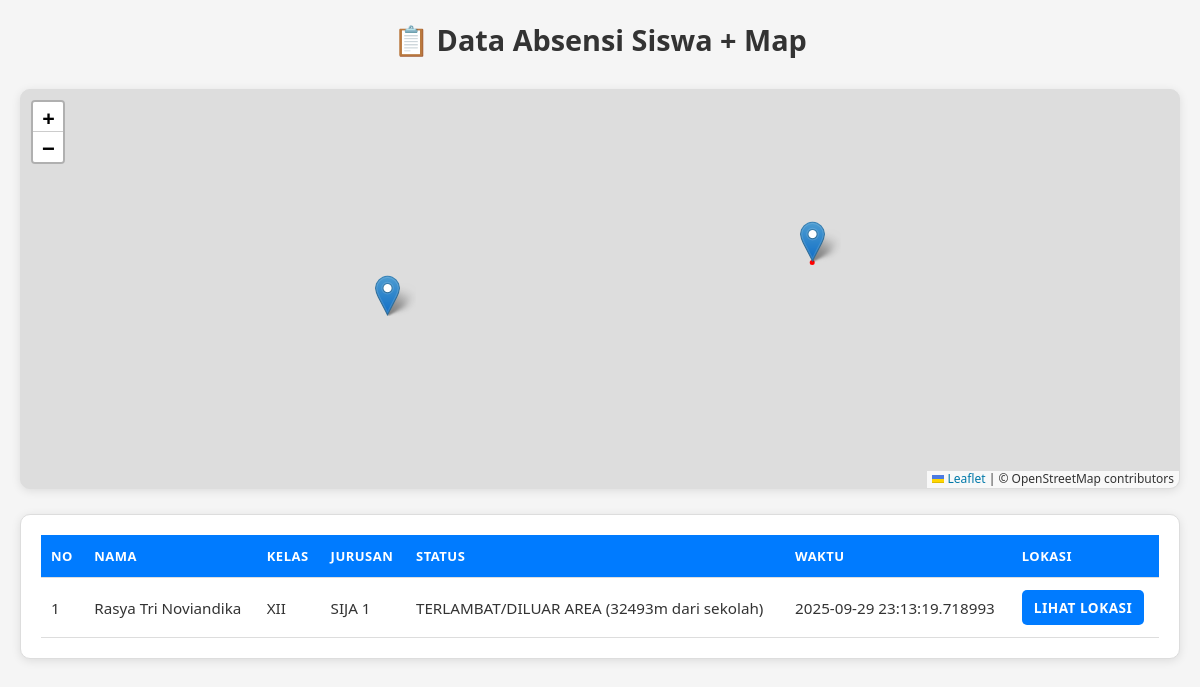
The page /admin/absensi_map (signed in) on the database its author committed.
### tables this page shows
CREATE TABLE absensi (
            id INTEGER PRIMARY KEY AUTOINCREMENT,
            siswa_id INTEGER,
            nama TEXT NOT NULL,
            kelas TEXT NOT NULL,
            jurusan TEXT NOT NULL,
            latitude REAL,
            longitude REAL,
            status TEXT NOT NULL,
            waktu TIMESTAMP DEFAULT CURRENT_TIMESTAMP
        );

### app.py (the view)
@app.route("/admin/absensi_map")
@login_required
def admin_absensi_map():
    conn = sqlite3.connect(DB_NAME)
    cur = conn.cursor()
    cur.execute("""
        SELECT nama, kelas, jurusan, status, waktu, latitude, longitude
        FROM absensi
        ORDER BY waktu DESC
    """)
    absensi = cur.fetchall()
    conn.close()
    conn = sqlite3.connect(DB_NAME)
    cur = conn.cursor()
    cur.execute("SELECT latitude, longitude FROM settings WHERE id=1")
    row = cur.fetchone()
    conn.close()
    school_lat = row[0] if row else SCHOOL_LAT
    school_lng = row[1] if row else SCHOOL_LNG
    return render_template(
        "admin/absensi_map.html",
        absensi=absensi,
        SCHOOL_LAT=school_lat,
        SCHOOL_LNG=school_lng
    )

### app.py (called while the page is built)
def login_required(f):
    from functools import wraps
    @wraps(f)
    def decorated_function(*args, **kwargs):
        if 'admin_logged_in' not in session:
            return redirect(url_for('admin_login'))
        return f(*args, **kwargs)
    return decorated_function

### templates/admin/absensi_map.html (shortened to what this page needs)
<!DOCTYPE html>
<html lang="id">
<head>
  <link rel="stylesheet" href="https://unpkg.com/leaflet/dist/leaflet.css" />
</head>
<body>
  <h2>📋 Data Absensi Siswa + Map</h2>
  <div id="map"></div>
  <div class="table-container">
    <table>
      <thead>
        <tr>
          <th>No</th>
          <th>Nama</th>
          <th>Kelas</th>
          <th>Jurusan</th>
          <th>Status</th>
          <th>Waktu</th>
          <th>Lokasi</th>
        </tr>
      </thead>
      <tbody>
        {% for a in absensi %}
        <tr>
          <td>{{ loop.index }}</td>
          <td>{{ a[0] }}</td>
          <td>{{ a[1] }}</td>
          <td>{{ a[2] }}</td>
          <td>{{ a[3] }}</td>
          <td>{{ a[4] }}</td>
          <td>
            {% if a[5] and a[6] %}
              <a class="button" href="#" onclick="focusMarker({{ loop.index0 }})">Lihat Lokasi</a>
            {% else %}
              -
            {% endif %}
          </td>
        </tr>
        {% endfor %}
      </tbody>
    </table>
  </div>
</body>
</html>

### templates/admin/absensi_map.html (style rules this page uses)
* { margin: 0; padding: 0; box-sizing: border-box; font-family: 'Segoe UI', Tahoma, Geneva, Verdana, sans-serif; }
body { background: #f5f5f5; color: #333; padding: 20px; min-height: 100vh; }
h2 { text-align: center; margin-bottom: 30px; font-size: 1.8rem; font-weight: 600; color: #333; }
#map { height: 400px; width: 100%; margin-bottom: 25px; border-radius: 10px; box-shadow: 0 2px 10px rgba(0,0,0,0.1); border: 1px solid #ddd; }
.table-container { background: #fff; padding: 20px; border-radius: 10px; box-shadow: 0 2px 10px rgba(0,0,0,0.1); border: 1px solid #ddd; overflow-x: auto; }
table { width: 100%; border-collapse: collapse; min-width: 700px; }
th, td { padding: 12px 10px; border-bottom: 1px solid #ddd; text-align: left; font-size: 0.95rem; }
th { background: #007bff; color: white; text-transform: uppercase; letter-spacing: 0.5px; font-size: 13px; font-weight: 600; }
a.button { display: inline-block; color: #fff; background: #007bff; padding: 8px 12px; border-radius: 5px; text-decoration: none; font-size: 0.85rem; font-weight: 600; transition: all 0.3s ease; text-transform: uppercase; letter-spacing: 0.5px; }
html { scroll-behavior: smooth; }

### rows shown on the page
absensi: nama "Rasya Tri Noviandika", kelas "XII", jurusan "SIJA 1", status "TERLAMBAT/DILUAR AREA (32493m dari sekolah)", waktu "2025-09-29 23:13:19.718993"
